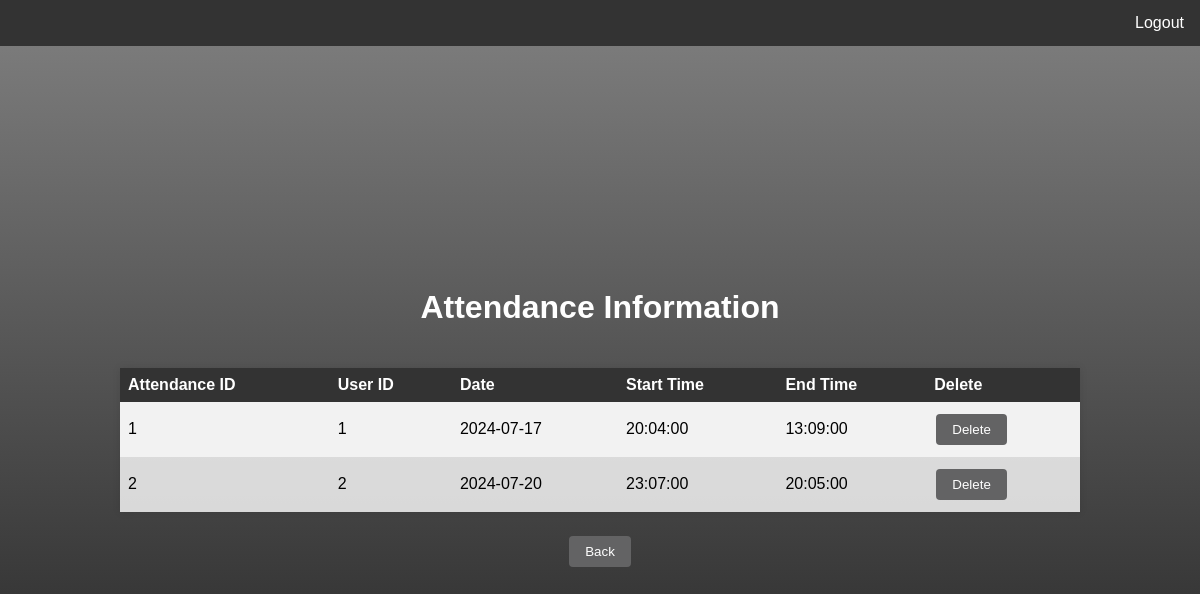
The app's page /attendancepage.php with its own data.
### tables this page shows
CREATE TABLE `attendance` (
  `id` int(11) NOT NULL,
  `u_id` int(11) NOT NULL,
  `date` date NOT NULL,
  `start_time` time NOT NULL,
  `end_time` time NOT NULL
);

### attendancepage.php (the view, shortened to what this page needs)
<!DOCTYPE html>
<html lang="en">
<head>
    <link rel="stylesheet" type="text/css" href="displayattendancestyle.css">
</head>
<body>
<ul>
    <li class="logout-link"><a href="login.php" onclick="return confirm('Are you sure you want to log out?')">Logout</a></li>
</ul>
<h1>Attendance Information</h1>
<table>
    <tr>
        <th>Attendance ID</th>
        <th>User ID</th>
        <th>Date</th>
        <th>Start Time</th>
        <th>End Time</th>
        <th>Delete</th>
    </tr>
    <?php
    try {
        $pdo = new PDO('mysql:host=localhost;dbname=cloud_arm', 'root', '');
        $pdo->setAttribute(PDO::ATTR_ERRMODE, PDO::ERRMODE_EXCEPTION);
    } catch (PDOException $e) {
        echo "Failed to connect to the database: " . $e->getMessage();
        exit;
    }
    $sql = 'SELECT * FROM attendance';
    $queryresult = $pdo->query($sql);
    foreach($queryresult as $row) {
    ?>
        <tr>
            <td><?php echo $row['id'] ?></td>
            <td><?php echo $row['u_id'] ?></td>
            <td><?php echo $row['date'] ?></td>
            <td><?php echo $row['start_time'] ?></td>
            <td><?php echo $row['end_time'] ?></td>
            <td><button><a href="deleteattendance.php?id=<?php echo $row['id'] ?>" onclick="return confirm('Are you sure you want to delete this record?')">Delete</a></button></td>
        </tr>
    <?php } ?>
</table>
<button><a href="accountadmin.html">Back</a></button>
</body>
</html>

### displayattendancestyle.css (style rules this page uses)
body { font-family: 'Arial', sans-serif; background: linear-gradient(to bottom, rgb(128, 128, 128) 0%, rgb(31, 31, 31) 100%); display: flex; flex-direction: column; align-items: center; justify-content: center; height: 100vh; margin: 0; padding: 0; }
ul { list-style-type: none; margin: 0; padding: 0; overflow: hidden; background-color: #333; position: fixed; top: 0; width: 100%; }
li { float: right; }
li a { display: block; color: white; text-align: center; padding: 14px 16px; text-decoration: none; }
h1 { color: white; margin-top: 60px; }
table { border-collapse: collapse; width: 80%; margin: 20px 0; background: rgba(255, 255, 255, 0.8); box-shadow: 0 0 8px rgba(0, 0, 0, 0.1); }
th, td { text-align: left; padding: 8px; }
th { background-color: #333; color: white; }
tr:nth-child(even) { background-color: #f2f2f2; }
button { background-color: #636364; color: white; border: none; padding: 8px 16px; text-align: center; text-decoration: none; display: inline-block; margin: 4px 2px; cursor: pointer; border-radius: 4px; }
button a { color: white; text-decoration: none; }

### records on screen
attendance: id "1", u "1", date "2024-07-17", start_time "20:04:00", end_time "13:09:00"
attendance: id "2", u "2", date "2024-07-20", start_time "23:07:00", end_time "20:05:00"
